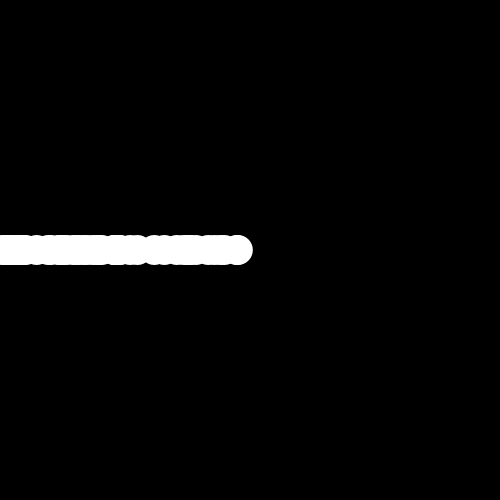
Frame 1 (no input)
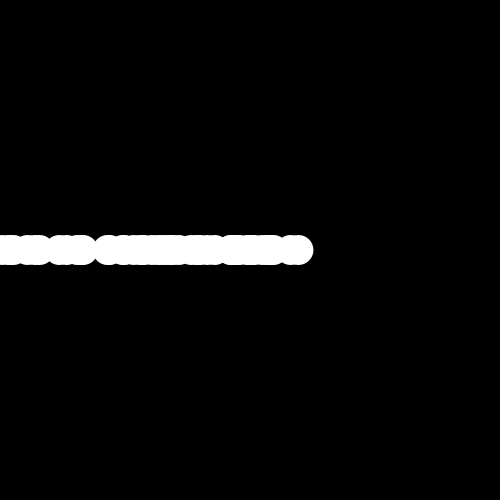
Frame 60 (the mouse pressed at the canvas centre just before this capture)
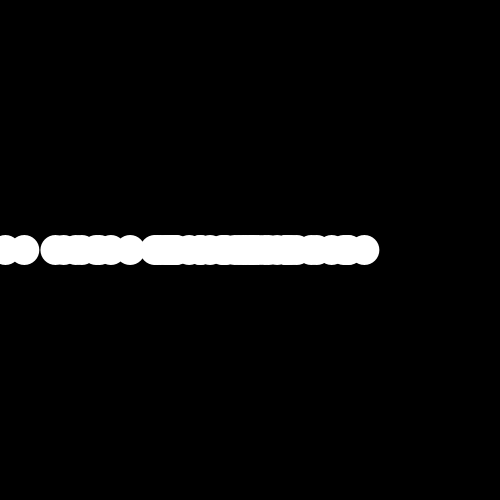
Frame 120 (the mouse held since frame 60 and released just before this capture)

The Processing sketch that drew these frames (run headless with seeded random() and noise(); from frame 60 on, the mouse is pressed at the canvas centre):

// Processing sketch: sketch_190509_particals
// ── sketch_190509_particals.pde
Particals p;
color FG = #ffffff;
color BG = #000000;

//Random Color select
//color[] PALLATE = {#1be7ff, #f8333c, #8f2d56, #6eeb83, #e4ff1a};
//color[] PALLATE = {#333232, #4c5454, #f3a712, #db2b39, #447604};
//color[] PALLATE = {#30bced, #d16014, #e3e4db, #23395b, #050401};
//color[] PALLATE = {#26547c, #ef476f, #ffd166, #23af82, #fcfcfc};
//ORANGE SHADES
color[] PALLATE = {#900c3f, #c70039, #ffd166, #ff5733, #ffc300};
//color[] PALLATE = {#a0006b, #ffb533, #f95c41, #9ec630, #ff959b};
float randCol = random(0, PALLATE.length);

void setup() {
  size (500, 500);
  background(0, 10);
  //background(PALLATE[int(randCol)]);
  //noLoop();
  noStroke();
  p = new Particals(10,50);
};
void draw() {
  background(0, 10);

  p.display();
  p.update();
}

// ── particals.pde
class Particals {
  //Global Varibale

  float posX;
  float posY;
  float diameter;
  float pCount;

  //Counstructor
  Particals(float tempD, float tempC) {
    posX = width/2;
    posY = height/2;
    diameter = tempD;
    pCount = tempC;
  }

  void display() {
    for (float a = 0; a < pCount; a ++) {
      ellipse(random(1)*posX, posY, 30, 30);
    }
  }
  void update() {
    posX ++;
  }
  void show() {
  }
}
